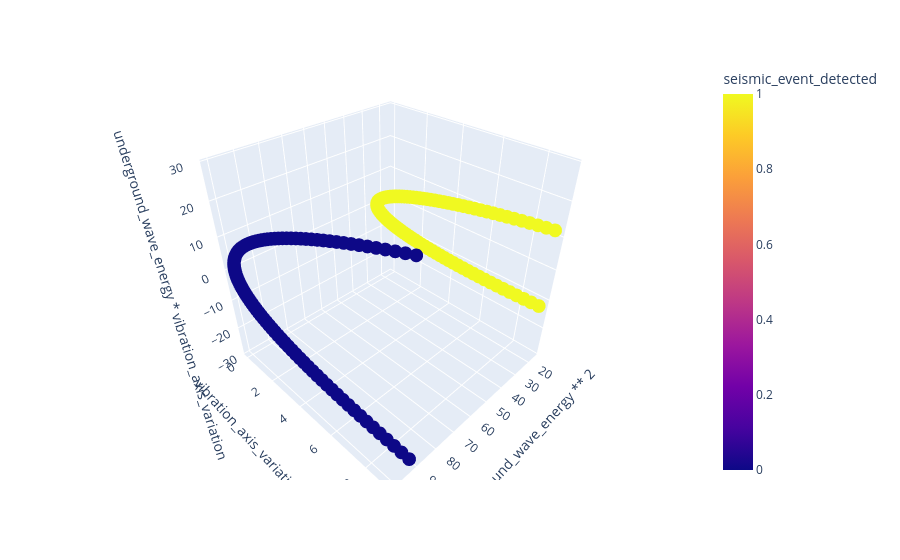

This figure's notebook cell:
### Code cell
fig = px.scatter_3d(df, x="underground_wave_energy ** 2", y="vibration_axis_variation ** 2", 
                    z="underground_wave_energy * vibration_axis_variation",
                    color = "seismic_event_detected")
fig.show()

### Figure 1 — Plotly figure (JSON) as saved in the notebook; plotly's stock layout.template omitted (floating-point values rounded to 4 significant figures; data arrays with more than 128 entries replaced by an {"elided": "..."} marker saying what was removed)
{"data": [{"hovertemplate": "underground_wave_energy ** 2=%{x}<br>vibration_axis_variation ** 2=%{y}<br>underground_wave_energy * vibration_axis_variation=%{z}<br>seismic_event_detected=%{marker.color}<extra></extra>", "legendgroup": "", "marker": {"color": {"elided": "400 int values"}, "coloraxis": "coloraxis", "symbol": "circle"}, "mode": "markers", "name": "", "scene": "scene", "showlegend": false, "type": "scatter3d", "x": {"elided": "400 float values"}, "y": {"elided": "400 float values"}, "z": {"elided": "400 float values"}}], "layout": {"coloraxis": {"colorbar": {"title": {"text": "seismic_event_detected"}}, "colorscale": [[0, "#0d0887"], [0.1111, "#46039f"], [0.2222, "#7201a8"], [0.3333, "#9c179e"], [0.4444, "#bd3786"], [0.5556, "#d8576b"], [0.6667, "#ed7953"], [0.7778, "#fb9f3a"], [0.8889, "#fdca26"], [1, "#f0f921"]]}, "legend": {"tracegroupgap": 0}, "margin": {"t": 60}, "scene": {"domain": {"x": [0, 1], "y": [0, 1]}, "xaxis": {"title": {"text": "underground_wave_energy ** 2"}}, "yaxis": {"title": {"text": "vibration_axis_variation ** 2"}}, "zaxis": {"title": {"text": "underground_wave_energy * vibration_axis_variation"}}}}}
